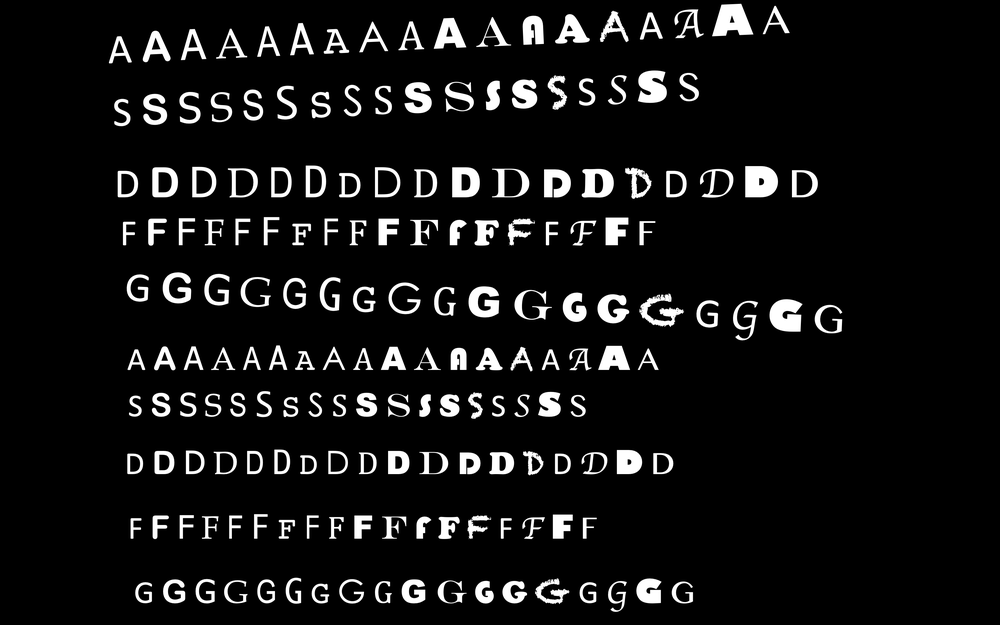
#> input picture Tarea1/Testing.png, 1000 x 625 px, shrunk from 3360 x 2100 before the run; its folder holds only this picture in this run
$ python -i utils.py   (imports and definitions only)   (older library calls are emulated)
#> lines starting #> are read from the running program, lines starting #| are printed output that depends on the picture
#> further down, picture is the input picture: shape (625, 1000, 3); min 0, max 255, mean 19.4
import os
import itertools as it
import cv2
from skimage.feature import local_binary_pattern, greycomatrix, greycoprops, multiblock_lbp, hog
import numpy as np
import pickle as pkl
from scipy import ndimage as ndi
from skimage.filters import gabor_kernel
from skimage import filters
from tqdm import tqdm
import itertools
from skimage import feature
import mahotas
import random

_log2 = np.log(2)
_log2_sq = _log2 * _log2
sqrt_log2 = np.sqrt(_log2)
_2pi = 2 * np.pi


def gabor_kernel(p, q, L, sx, sy, u0, alpha, M):
    sx2 = sx * sx
    sy2 = sy * sy
    c = (M + 1) / 2
    ap = alpha ** (-p)
    tq = np.pi * q / L
    cos_tq = np.cos(tq)
    sin_tq = np.sin(tq)
    f_exp = 2 * np.pi * 1j * u0

    X = ap * np.repeat(np.arange(M) - c, M).reshape(M, M)
    Y = X.T

    _X = X * cos_tq + Y * sin_tq
    _Y = Y * cos_tq - X * sin_tq

    f = np.exp(-.5 * (_X * _X / sx2 + _Y * _Y / sy2)) * np.exp(f_exp * _X)
    return f * ap / (2 * np.pi * sx * sy)


def gabor_features(image, region=None, *, rotations=8, dilations=8, freq_h=2, freq_l=.1, mask=21, show=False, labels=False):
    '''\
    gabor_features(image, region=None, *, rotations=8, dilations=8, freq_h=2, freq_l=.1, mask=21, show=False, labels=False)
    (TODO)
    Parameters
    ----------
    Returns
    -------
    See Also
    --------
    Examples
    --------
    '''

    if mask % 2 == 0:
        raise ValueError(
            "`mask` value must be an odd positive integer, not '{mask}'")

    if region is None:
        region = np.ones_like(image)

    if show:
        print('--- extracting Gabor features...')

    alpha = (freq_h / freq_l) ** (1 / (dilations - 1))
    sx = sqrt_log2 * (alpha + 1) / (2 * np.pi * freq_h * (alpha-1))
    sy = sqrt_log2 - (2*_log2 / (_2pi * sx * freq_h))**2 /\
                     (_2pi * np.tan(np.pi / (2 * rotations)) *
                      (freq_h - 2 * np.log(1/4/np.pi**2/sx**2/freq_h)))
    u0 = freq_h

    k = np.where(region.astype(bool))
    N, M = image.shape

    g = np.zeros((dilations, rotations))
    size_out = image.shape + np.repeat(mask, 2) - 1
    Iw = np.fft.fft2(image, size_out)
    n1 = (mask + 1) // 2

    for p, q in it.product(range(dilations), range(rotations)):
        f = gabor_kernel(p, q, rotations, sx, sy, u0, alpha, mask)
        Ir = np.real(np.fft.ifft2(Iw * np.fft.fft2(np.real(f), size_out)))
        Ii = np.real(np.fft.ifft2(Iw * np.fft.fft2(np.imag(f), size_out)))
        Ir = Ir[n1:n1+N, n1:n1+M]
        Ii = Ii[n1:n1+N, n1:n1+M]
        Iout = np.sqrt(Ir*Ir + Ii*Ii)
        g[p, q] = Iout[k].mean()

    gmax = g.max()
    gmin = g.min()
    J = (gmax - gmin) / gmin
    features = np.hstack([g.ravel(), gmax, gmin, J])

    if labels:
        gabor_labels = np.hstack([
            [f'Gabor({p},{q})' for p, q in it.product(
                range(dilations), range(rotations))],
            ['Gabor-max', 'Gabor-min', 'Gabor-J']
        ])

        return gabor_labels, features

    return features

# [70 lines left out: functions rotate_image, noisy_crop, random_crop, get_features_images, not called in this run]


class LocalBinaryPatterns:
    def __init__(self, numPoints, radius):
        # store the number of points and radius
        self.numPoints = numPoints
        self.radius = radius

    def describe(self, image, eps=1e-7):
        # compute the Local Binary Pattern representation
        # of the image, and then use the LBP representation
        # to build the histogram of patterns
        lbp = local_binary_pattern(image, self.numPoints,
            self.radius, method="uniform")
        (hist, _) = np.histogram(lbp.ravel(),
            bins=np.arange(0, self.numPoints + 3),
            range=(0, self.numPoints + 2))

        # normalize the histogram
        hist = hist.astype("float")
        hist /= (hist.sum() + eps)

        # return the histogram of Local Binary Patterns
        return hist


def compute_features(img, methods = ['lbp', 'glcm', 'EV', 'GABOR', 'SEGL', 'HOG']):
    # Entrega las features por imagen
    # img = cv2.imread(path_img, cv2.IMREAD_COLOR)
    img_gray = cv2.cvtColor(img, cv2.COLOR_RGB2GRAY)

    edge = filters.sobel(img_gray)
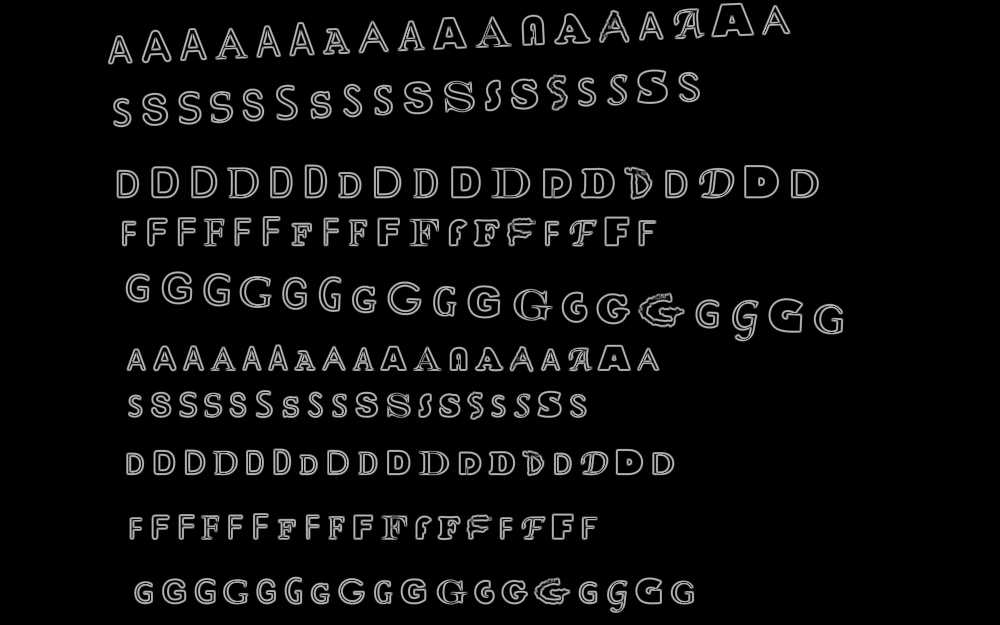
#> edge: shape (625, 1000) float64; min 0, max 0.764, mean 0.049

    list_features = ()
    if 'lbp' in methods:
        lbp_method = LocalBinaryPatterns(100, 1)
        # LBP
        lbp = lbp_method.describe(img_gray)
#> in describe, `lbp = local_binary_pattern(image, self.numPoints, self.radius, method=..`:
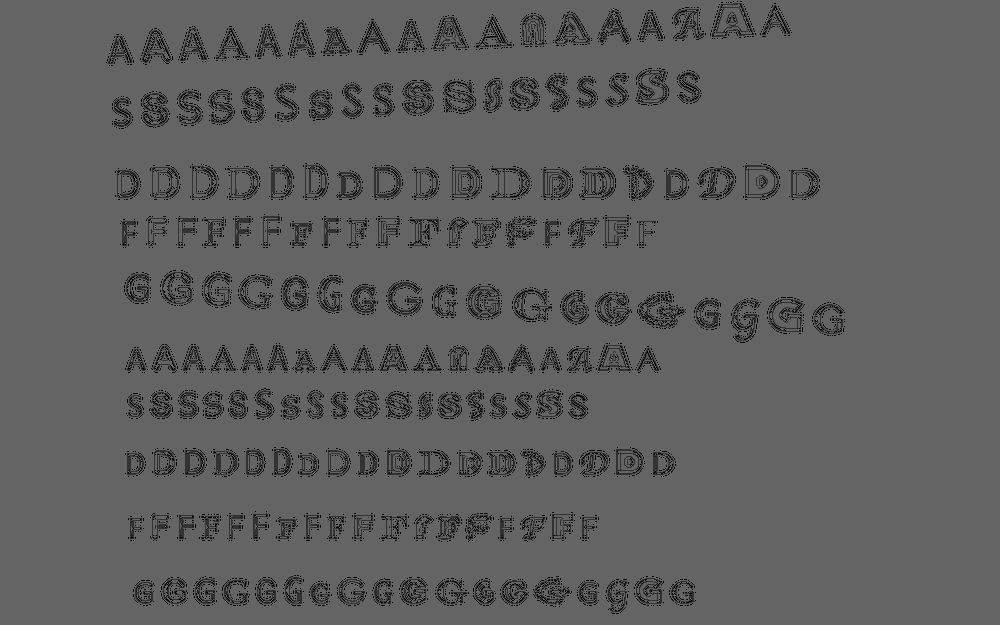
#> lbp: shape (625, 1000) float64; min 0, max 101, mean 94.4
#> in describe, `(hist, _) = np.histogram(lbp.ravel(), bins=np.arange(0, self.numPoints..`: hist = 102 values, max 546445 at index 100, min 13 at index 98, mean 6127.5
#> in describe, `hist /= (hist.sum() + eps)`: hist = 102 values, max 0.874 at index 100, min 2.08e-05 at index 98, mean 0.0098
#> lbp has the same summary as hist in describe
        lbp_b = lbp_method.describe(img[:,:,0])
#> lbp_b has the same summary as hist in describe
        lbp_g = lbp_method.describe(img[:,:,1])
#> lbp_g has the same summary as hist in describe
        lbp_r = lbp_method.describe(img[:,:,2])
#> lbp_r has the same summary as hist in describe

        # [11 lines of commented-out code are left out]

        list_features += (lbp,lbp_b,lbp_g,lbp_r)

    if 'lbp_p' in methods:
        windowsize_r = 16
        windowsize_c = 16
        for r in range(0,img.shape[0] - windowsize_r, windowsize_r):
            for c in range(0,img.shape[1] - windowsize_c, windowsize_c):
                window = img[r:r+windowsize_r,c:c+windowsize_c]
                window_gray = cv2.cvtColor(window, cv2.COLOR_RGB2GRAY)

                lbp_method = LocalBinaryPatterns(100, 1)
                # LBP
                lbp = lbp_method.describe(window_gray)
                lbp_b = lbp_method.describe(window[:,:,0])
                lbp_g = lbp_method.describe(window[:,:,1])
                lbp_r = lbp_method.describe(window[:,:,2])

                list_features += (lbp,lbp_b,lbp_g,lbp_r)

    if 'glcm' in methods:

        #GLCM (Haralick)
        GLCM = greycomatrix(img_gray, [1], [0, np.pi/4, np.pi/2, 3*np.pi/4, np.pi, 5*np.pi/4, 3*np.pi/2, 7*np.pi/4])
        GLCM_inv = np.expand_dims(np.mean(GLCM, axis = 3), axis=3)
        contrast = greycoprops(GLCM_inv, 'contrast')[0]
#> contrast = [1092]
        dissimilarity = greycoprops(GLCM_inv, 'dissimilarity')[0]
#> dissimilarity = [7.32]
        homogeneity = greycoprops(GLCM_inv, 'homogeneity')[0]
#> homogeneity = [0.871]
        energy = greycoprops(GLCM_inv, 'energy')[0]
#> energy = [0.83]
        correlation = greycoprops(GLCM_inv, 'correlation')[0]
#> correlation = [0.867]
        ASM = greycoprops(GLCM_inv, 'ASM')[0]
#> ASM = [0.689]

        list_features += (contrast,dissimilarity,homogeneity,energy,correlation,ASM)

    if 'lbp' in methods and 'glcm' in methods and 'EV' in methods:

        lbp_energy = np.sum(lbp**2)
#> lbp_energy = 0.766
        image_energy = np.sum(img_gray**2)
#> image_energy = 3424008
        edge_energy = np.sum(edge**2)
#> edge_energy = 16786.5

        #ENERGY VARIATION
        energy_variation = [abs(lbp_energy - image_energy), abs(ASM - image_energy), abs(edge_energy - image_energy)]
#> energy_variation = [3424007.2, [3424007.3], 3407221.5]

        list_features += (energy_variation,)

    if 'GABOR' in methods:
        #GABOR
        features = gabor_features(img_gray)
#> the loop in gabor_features, `for p, q in it.product(range(dilations), range(rotations)):` made 64 passes
#> pass 1, in gabor_features, `Ir = np.real(np.fft.ifft2(Iw * np.fft.fft2(np.real(f), size_out)))`:
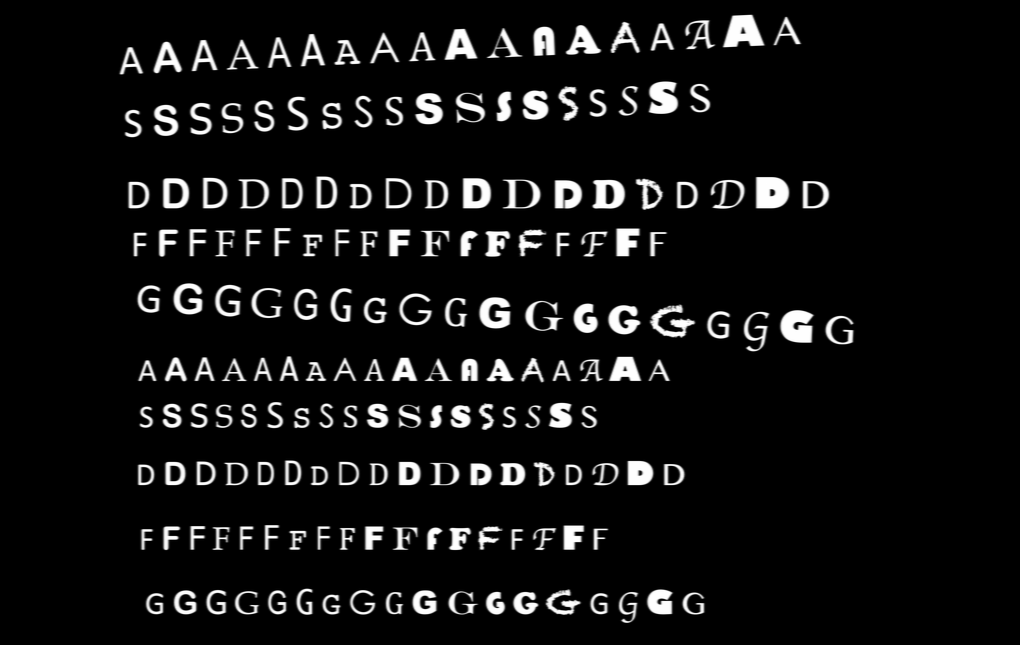
#> Ir: shape (645, 1020) float64; min -1.58e-13, max 327.7, mean 23.7; drawn with min black and max white
#> pass 1, in gabor_features, `Ii = np.real(np.fft.ifft2(Iw * np.fft.fft2(np.imag(f), size_out)))`:
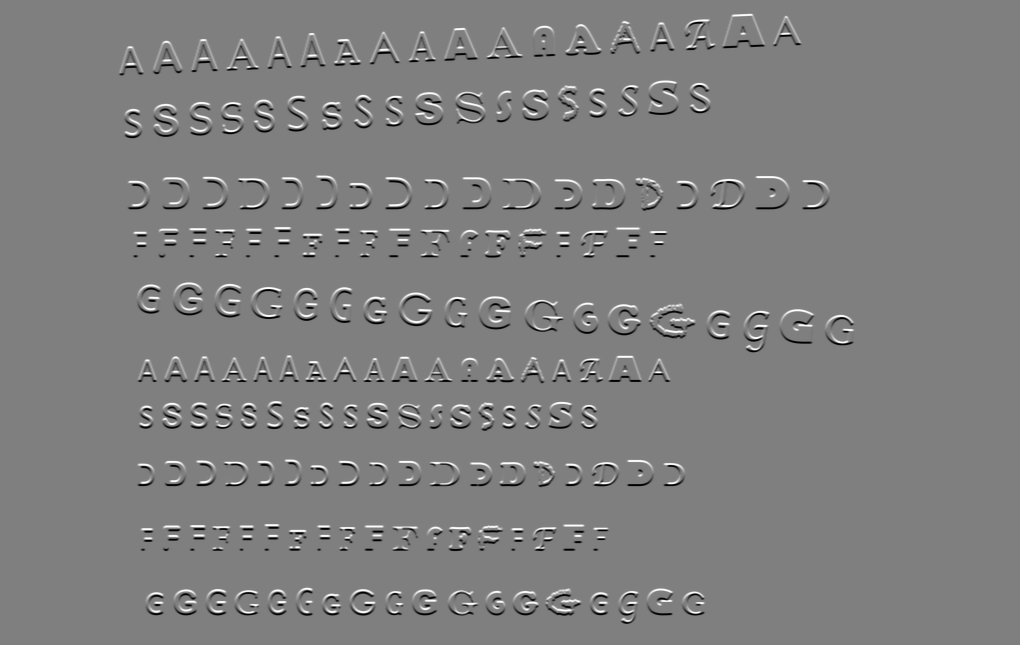
#> Ii: shape (645, 1020) float64; min -1.01e-15, max 1.01e-15, mean -7.02e-33; drawn with min black and max white
#> pass 1, in gabor_features, `Ii = Ii[n1:n1+N, n1:n1+M]`:
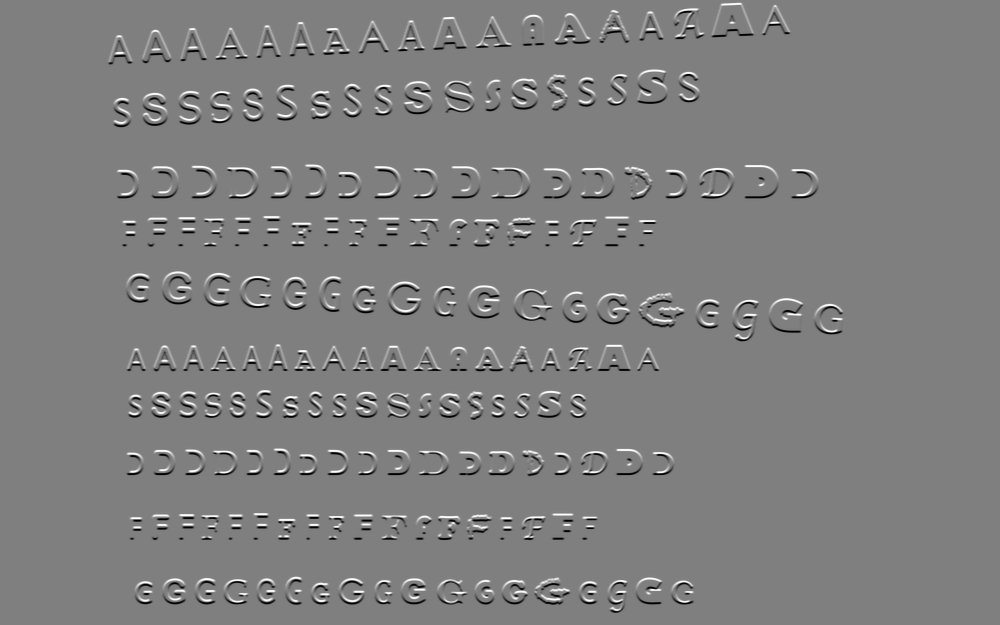
#> Ii: shape (625, 1000) float64; min -1.01e-15, max 1.01e-15, mean -4.51e-29; drawn with min black and max white
#> in gabor_features, `gmax = g.max()`: gmax = 42.18
#> in gabor_features, `gmin = g.min()`: gmin = 1.07
#> in gabor_features, `J = (gmax - gmin) / gmin`: J = 38.59
#> in gabor_features, `features = np.hstack([g.ravel(), gmax, gmin, J])`: features = 67 values, max 42.18 at index 60, min 1.07 at index 26, mean 15.2
        list_features += (features,)

    if 'SEGL' in methods and 'lbp' in methods:
        #SEGL
#> (the run stopped early here; a loop or call above may not have finished)

$ run again, on Tarea1/Training_01.png
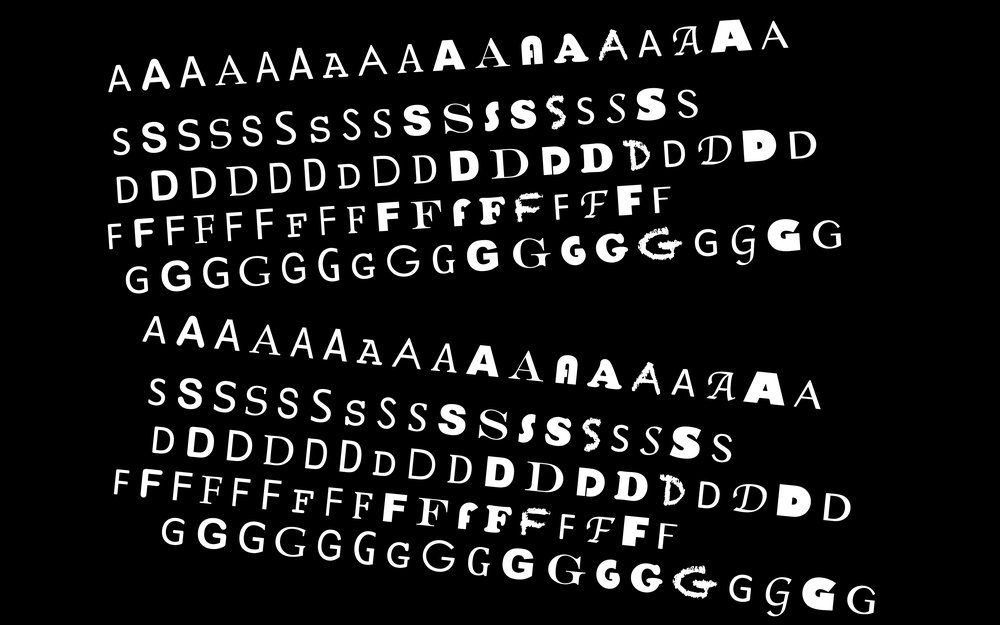
#> input picture Tarea1/Training_01.png, 1000 x 625 px, shrunk from 3360 x 2100 before the run
#> picture is the input picture: shape (625, 1000, 3); min 0, max 255, mean 24.3
#> in describe, `lbp = local_binary_pattern(image, self.numPoints, self.radius, method=..`:
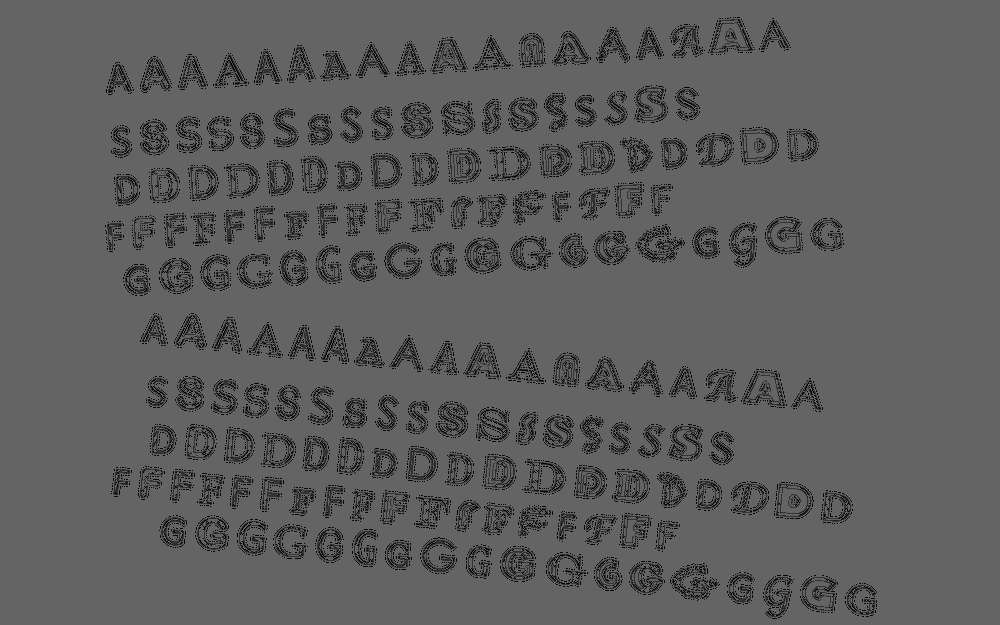
#> lbp: shape (625, 1000) float64; min 0, max 101, mean 93
#> in describe, `(hist, _) = np.histogram(lbp.ravel(), bins=np.arange(0, self.numPoints..`: hist = 102 values, max 531443 at index 100, min 9 at index 98, mean 6127.5
#> in describe, `hist /= (hist.sum() + eps)`: hist = 102 values, max 0.85 at index 100, min 1.44e-05 at index 98, mean 0.0098
#> in compute_features, `lbp = lbp_method.describe(img_gray)`: lbp has the same summary as hist in describe
#> lbp_b has the same summary as hist in describe
#> lbp_g has the same summary as hist in describe
#> lbp_r has the same summary as hist in describe
#> contrast = [1246.1]
#> dissimilarity = [8.4]
#> homogeneity = [0.848]
#> energy = [0.798]
#> correlation = [0.877]
#> ASM = [0.637]
#> lbp_energy = 0.725
#> image_energy = 3959454
#> edge_energy = 19326.8
#> energy_variation = [3959453.3, [3959453.4], 3940127.2]
#> the loop in gabor_features, `for p, q in it.product(range(dilations), range(rotations)):` made 64 passes
#> pass 1, in gabor_features, `Ii = Ii[n1:n1+N, n1:n1+M]`:
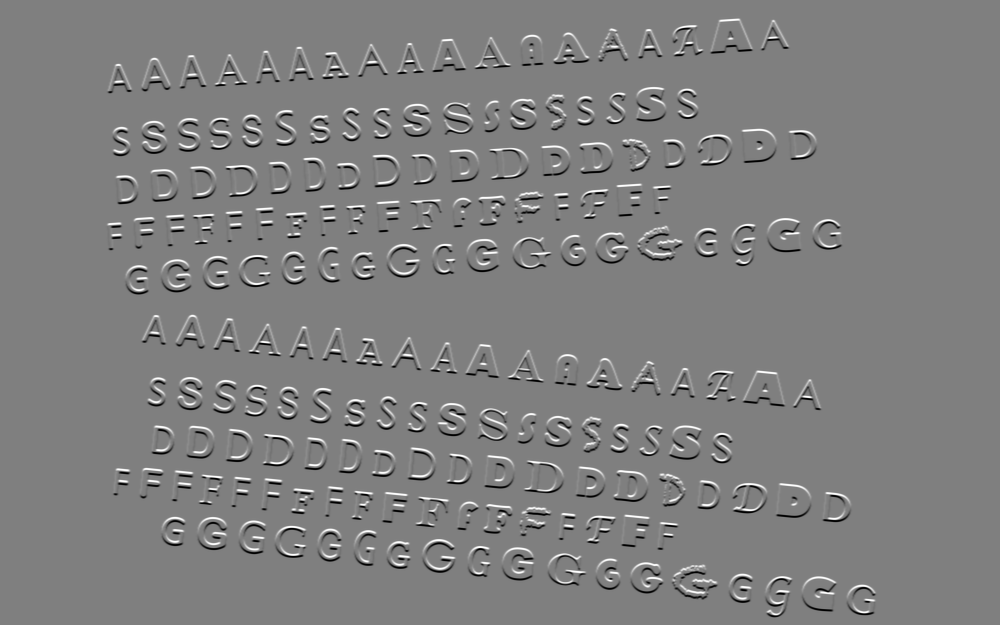
#> Ii: shape (625, 1000) float64; min -1.01e-15, max 1.01e-15, mean -8.42e-33; drawn with min black and max white
#> gmax = 50.73
#> gmin = 1.21
#> J = 41.05
#> in gabor_features, `features = np.hstack([g.ravel(), gmax, gmin, J])`: features = 67 values, max 50.73 at index 60, min 1.21 at index 26, mean 18.01
